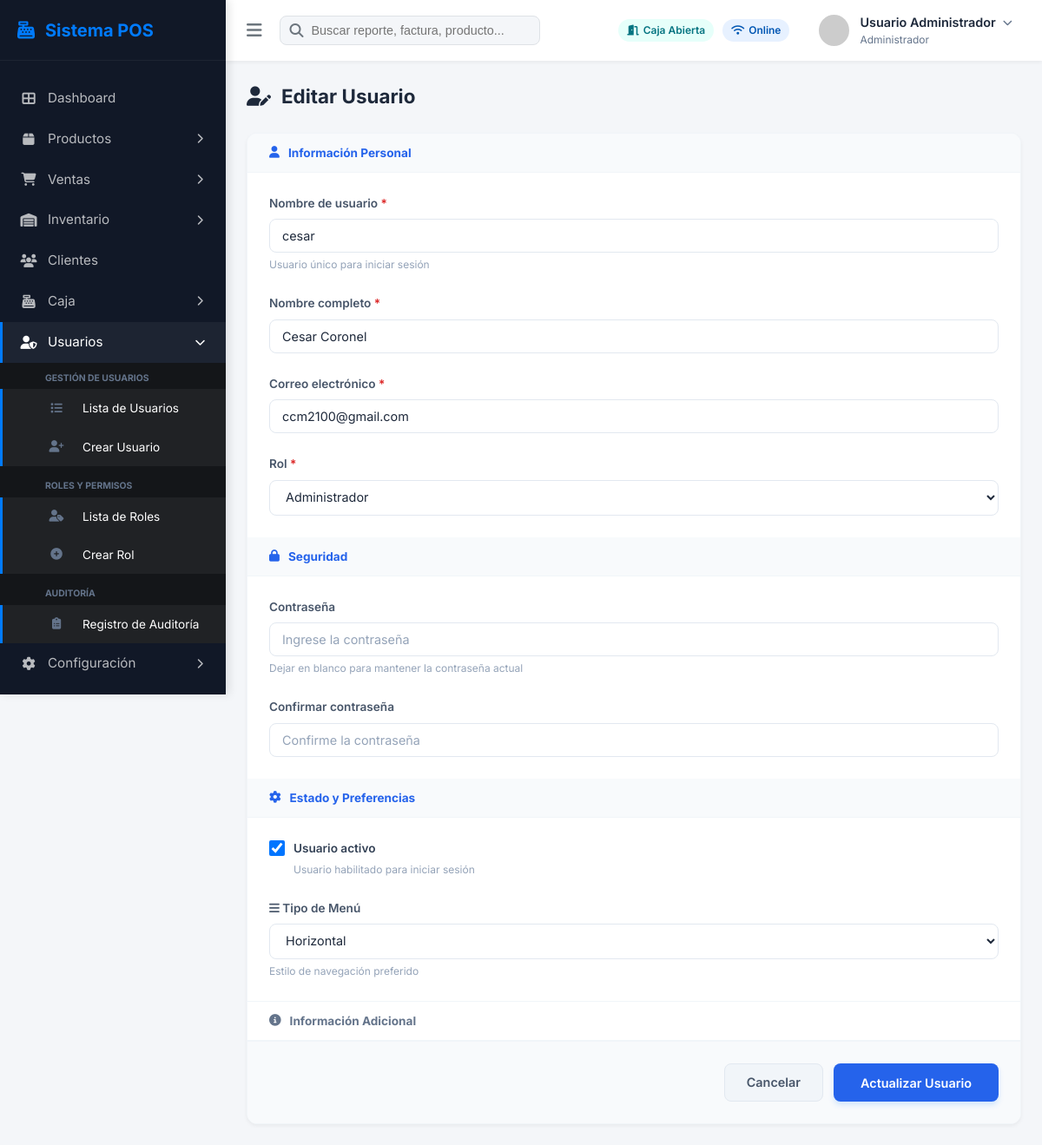
Screenshot of /modules/usuarios/editar.php?id=2&orig=Legacy with the database file from the repository.
### tables this page shows
CREATE TABLE IF NOT EXISTS `usuarios` (
  `id` int unsigned NOT NULL AUTO_INCREMENT,
  `idRol` int unsigned NOT NULL,
  `nombreUsuario` varchar(50) NOT NULL,
  `contrasenaHash` varchar(255) NOT NULL,
  `nombreCompleto` varchar(150) NOT NULL,
  `email` varchar(100) NOT NULL,
  `activo` tinyint(1) NOT NULL DEFAULT '1',
  `tipoMenu` varchar(20) DEFAULT 'horizontal',
  `creadoPor` int unsigned DEFAULT NULL,
  `creadoDate` datetime NOT NULL,
  `editadoPor` int unsigned DEFAULT NULL,
  `editadoDate` datetime DEFAULT NULL,
  `anulado` tinyint(1) NOT NULL DEFAULT '0',
  `anuladoPor` int unsigned DEFAULT NULL,
  `anuladoDate` datetime DEFAULT NULL,
  PRIMARY KEY (`id`),
  UNIQUE KEY `uq_usuarios_nombreUsuario` (`nombreUsuario`),
  UNIQUE KEY `uq_usuarios_email` (`email`),
  KEY `fk_usuarios_roles` (`idRol`),
  CONSTRAINT `fk_usuarios_roles` FOREIGN KEY (`idRol`) REFERENCES `roles` (`id`) ON UPDATE CASCADE
);

CREATE TABLE IF NOT EXISTS `roles` (
  `id` int unsigned NOT NULL AUTO_INCREMENT,
  `nombre` varchar(50) NOT NULL,
  `descripcion` varchar(255) DEFAULT NULL,
  `creadoPor` int unsigned DEFAULT NULL,
  `creadoDate` datetime NOT NULL,
  `editadoPor` int unsigned DEFAULT NULL,
  `editadoDate` datetime DEFAULT NULL,
  `anulado` tinyint(1) NOT NULL DEFAULT '0',
  `anuladoPor` int unsigned DEFAULT NULL,
  `anuladoDate` datetime DEFAULT NULL,
  PRIMARY KEY (`id`),
  UNIQUE KEY `uq_roles_nombre` (`nombre`)
);

### modules/usuarios/editar.php (the view, shortened to what this page needs)
<?php
require_once '../../includes/db.php';
$user_id = $_GET['id'] ?? null;
$stmt = $pdo->prepare("SELECT * FROM usuarios WHERE id = ?");
$stmt->execute([$user_id]);
$userData = $stmt->fetch();
$stmtRoles = $pdo->query("SELECT id, nombre FROM roles WHERE anulado = 0 ORDER BY nombre ASC");
$roles = $stmtRoles->fetchAll();
?>
<!DOCTYPE html>
<html lang="es">
<head>
    <link rel="stylesheet" href="https://cdnjs.cloudflare.com/ajax/libs/font-awesome/6.4.0/css/all.min.css">
    <link rel="stylesheet" href="../../assets/css/style.css">
</head>
<body>
    <div class="app-container">
        <?php
        $root = '../../';
        include $root . 'includes/sidebar.php';
        ?>
        <main class="main-content">
            <?php include $root . 'includes/navbar.php'; ?>
            <div class="content-wrapper">
                <div class="eu-header">
                    <h1><i class="fas fa-user-edit"></i> Editar Usuario</h1>
                </div>
                <div class="eu-card">
                    <form action="#">
                        <div class="section-header">
                            <i class="fas fa-user"></i> Información Personal
                        </div>
                        <div class="section-body">
                            <div class="eu-grid">
                                <div class="eu-form-group">
                                    <label>Nombre de usuario <span>*</span></label>
                                    <input type="text" class="form-control" name="nombreUsuario"
                                        value="<?php echo htmlspecialchars($userData['nombreUsuario']); ?>">
                                    <p class="hint-text">Usuario único para iniciar sesión</p>
                                </div>
                                <div class="eu-form-group">
                                    <label>Nombre completo <span>*</span></label>
                                    <input type="text" class="form-control" name="nombreCompleto"
                                        value="<?php echo htmlspecialchars($userData['nombreCompleto']); ?>">
                                </div>
                                <div class="eu-form-group">
                                    <label>Correo electrónico <span>*</span></label>
                                    <input type="email" class="form-control" name="email"
                                        value="<?php echo htmlspecialchars($userData['email']); ?>">
                                </div>
                                <div class="eu-form-group">
                                    <label>Rol <span>*</span></label>
                                    <select class="form-control" name="idRol">
                                        <?php foreach ($roles as $rol): ?>
                                            <option value="<?php echo $rol['id']; ?>" <?php echo ($userData['idRol'] == $rol['id']) ? 'selected' : ''; ?>>
                                                <?php echo htmlspecialchars($rol['nombre']); ?>
                                            </option>
                                        <?php endforeach; ?>
                                    </select>
                                </div>
                            </div>
                        </div>
                        <div class="section-header">
                            <i class="fas fa-lock"></i> Seguridad
                        </div>
                        <div class="section-body">
                            <div class="eu-grid">
                                <div class="eu-form-group">
                                    <label>Contraseña</label>
                                    <input type="password" class="form-control" placeholder="Ingrese la contraseña">
                                    <p class="hint-text">Dejar en blanco para mantener la contraseña actual</p>
                                </div>
                                <div class="eu-form-group">
                                    <label>Confirmar contraseña</label>
                                    <input type="password" class="form-control" placeholder="Confirme la contraseña">
                                </div>
                            </div>
                        </div>
                        <div class="section-header">
                            <i class="fas fa-cog"></i> Estado y Preferencias
                        </div>
                        <div class="section-body">
                            <div class="eu-grid">
                                <div>
                                    <label class="check-container">
                                        <input type="checkbox" checked>
                                        Usuario activo
                                    </label>
                                    <p class="hint-text" style="margin-left: 28px;">Usuario habilitado para iniciar
                                        sesión</p>
                                </div>
                                <div class="eu-form-group">
                                    <label><i class="fas fa-bars"></i> Tipo de Menú</label>
                                    <select class="form-control">
                                        <option selected>Horizontal</option>
                                    </select>
                                    <p class="hint-text">Estilo de navegación preferido</p>
                                </div>
                            </div>
                        </div>
                        <div class="section-header"
                            style="color: #64748b; background: white; border-top: 1px solid #f1f5f9;">
                            <i class="fas fa-info-circle"></i> Información Adicional
                        </div>
                        <div class="eu-footer">
                            <a href="index.php" class="btn btn-secondary" style="padding: 10px 25px;">Cancelar</a>
                            <button type="submit" class="btn btn-primary"
                                style="padding: 10px 30px; background: #2563eb;">Actualizar Usuario</button>
                        </div>
                    </form>
                </div>
            </div>
        </main>
    </div>
</body>
</html>

### assets/css/style.css (style rules this page uses)
:root { --primary-color: #007bff; --primary-dark: #0056b3; --primary-light: #e7f1ff; --secondary-color: #6c757d; --accent-cyan: #17a2b8; --accent-teal: #20c997; --accent-green: #28a745; --accent-orange: #fd7e14; --accent-red: #dc3545; --bg-light: #f4f6f9; --bg-white: #ffffff; --text-main: #212529; --text-muted: #6c757d; --border-color: #dee2e6; --sidebar-width: 260px; --sidebar-collapsed-width: 70px; --navbar-height: 70px; --shadow-sm: 0 2px 4px rgba(0, 0, 0, 0.05); --shadow-md: 0 4px 6px rgba(0, 0, 0, 0.08); --shadow-lg: 0 10px 15px rgba(0, 0, 0, 0.1); }
* { margin: 0; padding: 0; box-sizing: border-box; }
body { font-family: 'Inter', sans-serif; background-color: var(--bg-light); color: var(--text-main); line-height: 1.5; overflow-x: hidden; }
.app-container { display: flex; min-height: 100vh; }
.main-content { flex: 1; margin-left: var(--sidebar-width); width: calc(100% - var(--sidebar-width)); transition: margin-left 0.3s cubic-bezier(0.4, 0, 0.2, 1); min-height: 100vh; display: flex; flex-direction: column; position: relative; }
.content-wrapper { padding: 24px; flex: 1; }
.btn { display: inline-flex; align-items: center; justify-content: center; gap: 8px; padding: 10px 20px; border-radius: 8px; font-size: 0.9rem; font-weight: 600; cursor: pointer; transition: all 0.2s ease; border: 1px solid transparent; outline: none; font-family: inherit; }
.btn-primary { background: var(--primary-color); color: #fff; box-shadow: 0 4px 6px rgba(0, 123, 255, 0.15); }
.btn-secondary { background: #f1f5f9; color: #475569; border-color: #e2e8f0; }
.form-control { width: 100%; padding: 10px 14px; background: #fff; border: 1px solid #e2e8f0; border-radius: 8px; font-family: inherit; font-size: 0.9rem; color: #1e293b; transition: all 0.2s; outline: none; }
.form-control::placeholder { color: #94a3b8; }
@media (max-width: 1200px) { .u-filters, .c-form-grid, .eu-grid, .p-grid-top, .p-grid-bottom, .nu-grid, .c-layout { grid-template-columns: 1fr !important; } }

### modules/usuarios/editar.php (style rules this page uses)
.eu-header { margin-bottom: 25px; }
.eu-header h1 { font-size: 1.4rem; font-weight: 700; color: #1e293b; display: flex; align-items: center; gap: 12px; }
.eu-card { background: white; border-radius: 12px; box-shadow: var(--shadow-sm); padding: 0; overflow: hidden; border: 1px solid #f1f5f9; }
.section-header { background: #f8fafc; padding: 12px 25px; border-bottom: 1px solid #f1f5f9; font-size: 0.85rem; font-weight: 700; color: #2563eb; display: flex; align-items: center; gap: 10px; }
.section-body { padding: 25px; }
.eu-grid { display: grid; grid-template-columns: 1fr 1fr; gap: 25px; }
.eu-form-group label { display: block; font-size: 0.85rem; font-weight: 600; color: #475569; margin-bottom: 8px; }
.eu-form-group label span { color: #dc2626; }
.hint-text { font-size: 0.75rem; color: #94a3b8; margin-top: 5px; }
.check-container { display: flex; align-items: center; gap: 10px; font-size: 0.85rem; font-weight: 600; color: #334155; cursor: pointer; }
.check-container input { width: 18px; height: 18px; }
.eu-footer { padding: 25px; display: flex; justify-content: flex-end; gap: 12px; background: #f8fafc; border-top: 1px solid #f1f5f9; }

### rows the page displays
usuarios: nombreUsuario "cesar", nombreCompleto "Cesar Coronel", email "ccm2100@gmail.com", idRol "Administrador"

### other values shown
$_SESSION['user_name'] "Usuario Administrador"
$_SESSION['role'] "Administrador"
